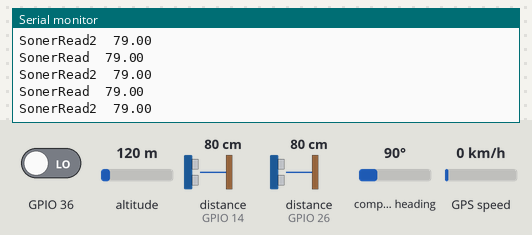
Bench run of a sketch on a simulated ESP32. Shown: the last lines printed to the serial monitor. Wiring (inferred from the names in the program): 2 × ultrasonic range finder: trigger GPIO 12, echo GPIO 14 / trigger GPIO 27, echo GPIO 26. The inputs (shaded band) are chosen by the test bench; at power-on: distance to the obstacle (sensors on GPIO 14, GPIO 26) 80 cm, GPIO 36 LOW, altitude 120 m, compass heading 90°, GPS speed 0 km/h. The echo pulse lasts 58.3 µs per cm; WiFi joins after 1.5 s; servers stay silent unless stated; the GPS gets a fix after 3 s at 37.7749, -122.4194 with 8 satellites; web services answer with replies made up by the test bench.

Above: at 7.4 s.
7.5 s: distance to the obstacle (sensor on GPIO 14) set to 2 cm
At 8.5 s:
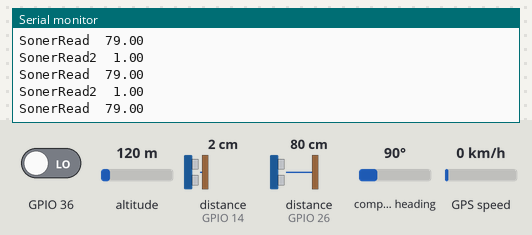
9.0 s: distance to the obstacle (sensor on GPIO 26) set to 2 cm
At 10.1 s:
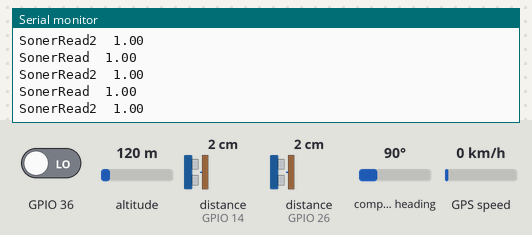
10.5 s: distance to the obstacle (sensor on GPIO 14) set to 120 cm
At 11.4 s:
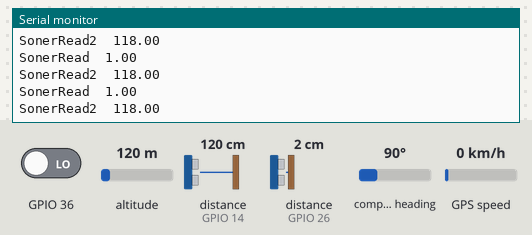
14.5 s: GPIO 36 driven HIGH
At 15.6 s:
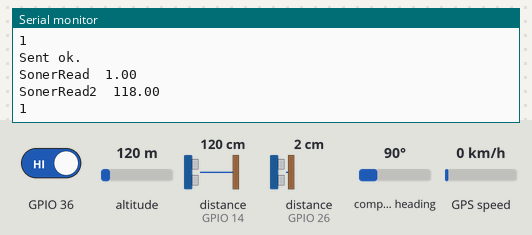
16.0 s: distance to the obstacle (sensor on GPIO 26) set to 4 cm
At 16.6 s:
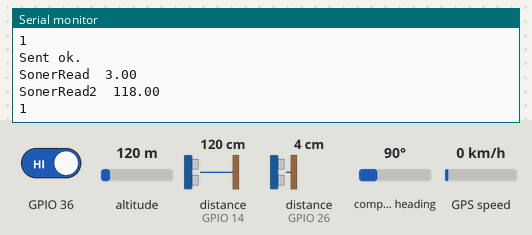
Timing chart, 0 to 18.5 s (numbered marks = the images above; inputs shaded):
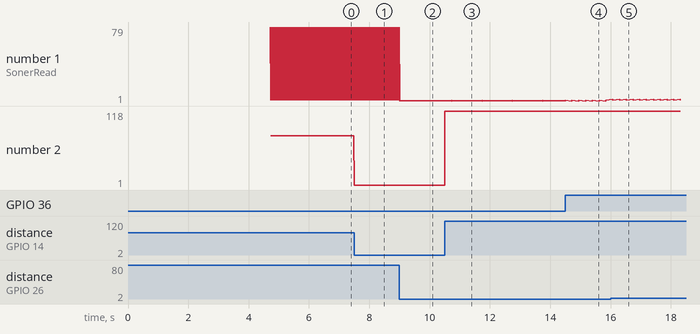

Measured:
- after the input at 7.5 s, the serial monitor: prints a new line at once (image 1)
- after the input at 9.0 s, the serial monitor: prints a new line at once (image 2)
- after the input at 10.5 s, the serial monitor: prints a new line at once (image 3)
- after the input at 14.5 s, the serial monitor: prints a new line at once (image 4)
- after the input at 16.0 s, the serial monitor: prints a new line after 0.06 s (image 5)
- plotted number 2: 79 → 1 after the input at 7.5 s, 1 → 118 after the input at 10.5 s

The sketch:

gps_whatsapp_esp32_soner.ino
```cpp
#include <WiFi.h>         //Including wifi.h library it will take care of all wifi related task
#include <HTTPClient.h>   //Including HTTPClient.h library to use all api
#define trig 27
#define echo 26
#define trig2 12
#define echo2 14
long distance;
long distance2;
const char* ssid = "Infinix HOT 30";             //Add your WiFi ssid
const char* password =  "shansaya";    //Add your WiFi password

String apiKey = "2036178";              //Add your Token number that bot has sent you on WhatsApp messenger
String phone_number = "8801644529856"; //Add your WhatsApp app registered phone number (same number that bot send you in url)

String url;                            //url String will be used to store the final generated URL
String message = "";
String message1 = "";

#include <TinyGPSPlus.h>

TinyGPSPlus gps;


void setup()
{
  pinMode(A0,INPUT);
  pinMode(trig,OUTPUT);
  pinMode(echo,INPUT);
  pinMode(trig2,OUTPUT);
  pinMode(echo2,INPUT);
  Serial.begin(115200);
  Serial2.begin(9600);
  WiFi.begin(ssid, password);              // Try to connect with the given SSID and PSS
  Serial.println("Connecting to WiFi");
  while (WiFi.status() != WL_CONNECTED) {  // Wait until WiFi is connected
    delay(500);
    Serial.print(".");
  }
  Serial.println();
  Serial.println("Connected to the WiFi network"); // Print wifi connect message
  delay(3000);
  // use message_to_whatsapp function to send your own message
  message_to_whatsapp("We are successfully connected");  // you send your own message just change "hello from TechTOnions" to your message.
}
void loop()
{
  //loop will do nothing for this example
  while (Serial2.available() > 0)
    if (gps.encode(Serial2.read()))
      displayInfo();
  if (millis() > 5000 && gps.charsProcessed() < 10)
  {
    Serial.println(F("No GPS detected: check wiring."));
    while (true);
  }
  int val = digitalRead(A0);
  if(val==1){
    Serial.println(val);
    //message_to_whatsapp();
    message_to_whatsapp(message1+message);
  }
  Serial.print("SonerRead  ");
  Serial.println(readSoner_1());

  Serial.print("SonerRead2  ");
  Serial.println(readSoner_2());
  if(readSoner_1()>7){
    //motorStop();
  }
  if(readSoner_2()>7){
    //motorStop();
  }

}
float readSoner_1(){
  digitalWrite(trig,LOW);
  delayMicroseconds(2);
  digitalWrite(trig,HIGH);
  delayMicroseconds(10);
  digitalWrite(trig,LOW);

  distance = pulseIn(echo,HIGH) * 0.034 / 2;
  return distance;
}
float readSoner_2(){
  digitalWrite(trig2,LOW);
  delayMicroseconds(2);
  digitalWrite(trig2,HIGH);
  delayMicroseconds(10);
  digitalWrite(trig2,LOW);

  distance2 = pulseIn(echo2,HIGH) * 0.034 / 2;
  return distance2;
}
void  message_to_whatsapp(String message)       // user define function to send meassage to WhatsApp app
{
  //adding all number, your api key, your message into one complete url
  url = "https://api.callmebot.com/whatsapp.php?phone=" + phone_number + "&apikey=" + apiKey + "&text=" + urlencode(message);

  postData(); // calling postData to run the above-generated url once so that you will receive a message.
}

void postData()     //userDefine function used to call api(POST data)
{
  int httpCode;     // variable used to get the responce http code after calling api
  HTTPClient http;  // Declare object of class HTTPClient
  http.begin(url);  // begin the HTTPClient object with generated url
  httpCode = http.POST(url); // Finaly Post the URL with this function and it will store the http code
  if (httpCode == 200)      // Check if the responce http code is 200
  {
    Serial.println("Sent ok."); // print message sent ok message
  }
  else                      // if response HTTP code is not 200 it means there is some error.
  {
    Serial.println("Error."); // print error message.
  }
  http.end();          // After calling API end the HTTP client object.
}

String urlencode(String str)  // Function used for encoding the url
{
    String encodedString="";
    char c;
    char code0;
    char code1;
    char code2;
    for (int i =0; i < str.length(); i++){
      c=str.charAt(i);
      if (c == ' '){
        encodedString+= '+';
      } else if (isalnum(c)){
        encodedString+=c;
      } else{
        code1=(c & 0xf)+'0';
        if ((c & 0xf) >9){
            code1=(c & 0xf) - 10 + 'A';
        }
        c=(c>>4)&0xf;
        code0=c+'0';
        if (c > 9){
            code0=c - 10 + 'A';
        }
        code2='\0';
        encodedString+='%';
        encodedString+=code0;
        encodedString+=code1;
        //encodedString+=code2;
      }
      yield();
    }
    return encodedString;
}

void displayInfo()

{
  Serial.print(F("Location: "));
  if (gps.location.isValid()){
    Serial.print("Lat: ");
    double latitude = gps.location.lat();
    String latitudeStr = String(latitude, 2);
    Serial.print(gps.location.lat(), 6);
    Serial.print(F(","));
    Serial.print("Lng: ");
    double longitude = gps.location.lng();
    String longitudeStr = String(longitude, 2);
    //String long = longitude;
    Serial.print(gps.location.lng(), 6);
    Serial.println();
    message1 = "It's an Emergency Situation\n";
    message = "Lng: "+ longitudeStr + " Lat: "+latitudeStr;
    Serial.println(message);
  }
  else
  {
    Serial.print(F("INVALID"));
  }
}
void updateSerial()
{
  delay(500);
  while (Serial.available())
  {
    Serial2.write(Serial.read());//Forward what Serial received to Software Serial Port
  }
  while (Serial2.available())
  {
    Serial.write(Serial2.read());//Forward what Software Serial received to Serial Port
  }
}
```
